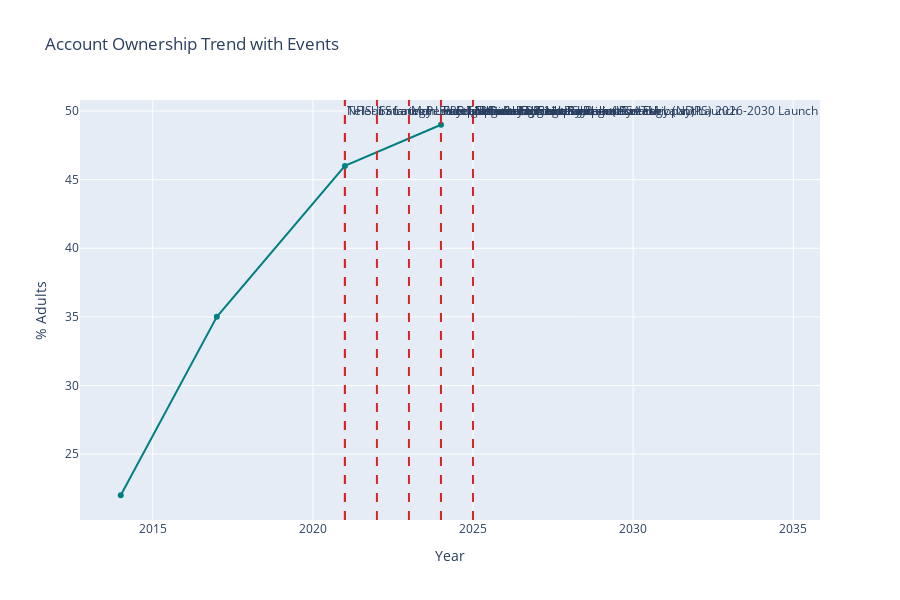

The notebook cell saved with this chart:
### Markdown cell above
### 4. Event Timeline – Static & Interactive  
Shows all cataloged events overlaid on access trend.

### Code cell
def plot_event_timeline(df):
    acc_all = df[(df['record_type']=='observation') & 
                 (df['indicator_code']=='ACC_OWNERSHIP') & 
                 (df['gender'].isin(['all', None]))].sort_values('year').drop_duplicates('year')
    
    events = df[df['record_type']=='event'].copy()
    events['year'] = pd.to_datetime(events['observation_date'], errors='coerce').dt.year

    # --- Static ---
    plt.figure(figsize=(14,7))
    plt.plot(acc_all['year'], acc_all['value_numeric'], marker='o', label='Access', color=TEAL, linewidth=2.5)
    for _, row in events.iterrows():
        if pd.notna(row['year']):
            plt.axvline(row['year'], color=RED, linestyle='--', alpha=0.5)
            plt.text(row['year']+0.1, acc_all['value_numeric'].max()*0.35, row['indicator'][:15],
                     rotation=90, fontsize=9, color=RED)
    plt.title('Event Timeline Overlay on Access Trend')
    plt.xlabel('Year')
    plt.ylabel('% Adults with Account')
    plt.grid(True, alpha=0.3)
    plt.legend()
    plt.tight_layout()
    plt.savefig(os.path.join(FIGURES_DIR, '06_event_timeline_static.png'), dpi=200)
    plt.show()

    # --- Interactive ---
    fig = px.line(acc_all, x='year', y='value_numeric', title='Account Ownership Trend with Events',
                  labels={'value_numeric':'% Adults', 'year':'Year'}, markers=True, color_discrete_sequence=[TEAL])
    for _, row in events.iterrows():
        if pd.notna(row['year']):
            fig.add_vline(x=row['year'], line_dash='dash', line_color=RED,
                          annotation_text=row['indicator'], annotation_position="top right")
    fig.update_layout(height=600)
    fig.write_html(os.path.join(FIGURES_DIR, '06_event_timeline_interactive.html'))
    fig.show()

plot_event_timeline(df)

### Figure 1 — Plotly figure (JSON) as saved in the notebook; plotly's stock layout.template omitted (floating-point values rounded to 4 significant figures)
{"data": [{"hovertemplate": "Year=%{x}<br>% Adults=%{y}<extra></extra>", "legendgroup": "", "line": {"color": "#008080", "dash": "solid"}, "marker": {"symbol": "circle"}, "mode": "lines+markers", "name": "", "orientation": "v", "showlegend": false, "type": "scatter", "x": [2014.0, 2017.0, 2021.0, 2024.0], "xaxis": "x", "y": [22.0, 35.0, 46.0, 49.0], "yaxis": "y"}], "layout": {"annotations": [{"showarrow": false, "text": "Telebirr Launch", "x": 2021, "xanchor": "left", "xref": "x", "y": 1, "yanchor": "top", "yref": "y domain"}, {"showarrow": false, "text": "Safaricom Ethiopia Commercial Launch", "x": 2022, "xanchor": "left", "xref": "x", "y": 1, "yanchor": "top", "yref": "y domain"}, {"showarrow": false, "text": "M-Pesa Ethiopia Launch", "x": 2023, "xanchor": "left", "xref": "x", "y": 1, "yanchor": "top", "yref": "y domain"}, {"showarrow": false, "text": "Fayda Digital ID Program Rollout", "x": 2024, "xanchor": "left", "xref": "x", "y": 1, "yanchor": "top", "yref": "y domain"}, {"showarrow": false, "text": "Foreign Exchange Liberalization", "x": 2024, "xanchor": "left", "xref": "x", "y": 1, "yanchor": "top", "yref": "y domain"}, {"showarrow": false, "text": "P2P Transaction Count Surpasses ATM", "x": 2024, "xanchor": "left", "xref": "x", "y": 1, "yanchor": "top", "yref": "y domain"}, {"showarrow": false, "text": "M-Pesa EthSwitch Integration", "x": 2025, "xanchor": "left", "xref": "x", "y": 1, "yanchor": "top", "yref": "y domain"}, {"showarrow": false, "text": "EthioPay Instant Payment System Launch", "x": 2025, "xanchor": "left", "xref": "x", "y": 1, "yanchor": "top", "yref": "y domain"}, {"showarrow": false, "text": "NFIS-II Strategy Launch", "x": 2021, "xanchor": "left", "xref": "x", "y": 1, "yanchor": "top", "yref": "y domain"}, {"showarrow": false, "text": "Safaricom Ethiopia Price Increase", "x": 2025, "xanchor": "left", "xref": "x", "y": 1, "yanchor": "top", "yref": "y domain"}, {"showarrow": false, "text": "National Digital Payments Strategy (NDPS) 2026-2030 Launch", "x": 2025, "xanchor": "left", "xref": "x", "y": 1, "yanchor": "top", "yref": "y domain"}, {"showarrow": false, "text": "Instant Payment System (IPS / Ethiopay) Launch", "x": 2025, "xanchor": "left", "xref": "x", "y": 1, "yanchor": "top", "yref": "y domain"}], "height": 600, "legend": {"tracegroupgap": 0}, "shapes": [{"line": {"color": "#d62728", "dash": "dash"}, "type": "line", "x0": 2021, "x1": 2021, "xref": "x", "y0": 0, "y1": 1, "yref": "y domain"}, {"line": {"color": "#d62728", "dash": "dash"}, "type": "line", "x0": 2022, "x1": 2022, "xref": "x", "y0": 0, "y1": 1, "yref": "y domain"}, {"line": {"color": "#d62728", "dash": "dash"}, "type": "line", "x0": 2023, "x1": 2023, "xref": "x", "y0": 0, "y1": 1, "yref": "y domain"}, {"line": {"color": "#d62728", "dash": "dash"}, "type": "line", "x0": 2024, "x1": 2024, "xref": "x", "y0": 0, "y1": 1, "yref": "y domain"}, {"line": {"color": "#d62728", "dash": "dash"}, "type": "line", "x0": 2024, "x1": 2024, "xref": "x", "y0": 0, "y1": 1, "yref": "y domain"}, {"line": {"color": "#d62728", "dash": "dash"}, "type": "line", "x0": 2024, "x1": 2024, "xref": "x", "y0": 0, "y1": 1, "yref": "y domain"}, {"line": {"color": "#d62728", "dash": "dash"}, "type": "line", "x0": 2025, "x1": 2025, "xref": "x", "y0": 0, "y1": 1, "yref": "y domain"}, {"line": {"color": "#d62728", "dash": "dash"}, "type": "line", "x0": 2025, "x1": 2025, "xref": "x", "y0": 0, "y1": 1, "yref": "y domain"}, {"line": {"color": "#d62728", "dash": "dash"}, "type": "line", "x0": 2021, "x1": 2021, "xref": "x", "y0": 0, "y1": 1, "yref": "y domain"}, {"line": {"color": "#d62728", "dash": "dash"}, "type": "line", "x0": 2025, "x1": 2025, "xref": "x", "y0": 0, "y1": 1, "yref": "y domain"}, {"line": {"color": "#d62728", "dash": "dash"}, "type": "line", "x0": 2025, "x1": 2025, "xref": "x", "y0": 0, "y1": 1, "yref": "y domain"}, {"line": {"color": "#d62728", "dash": "dash"}, "type": "line", "x0": 2025, "x1": 2025, "xref": "x", "y0": 0, "y1": 1, "yref": "y domain"}], "title": {"text": "Account Ownership Trend with Events"}, "xaxis": {"anchor": "y", "domain": [0, 1], "title": {"text": "Year"}}, "yaxis": {"anchor": "x", "domain": [0, 1], "title": {"text": "% Adults"}}}}
